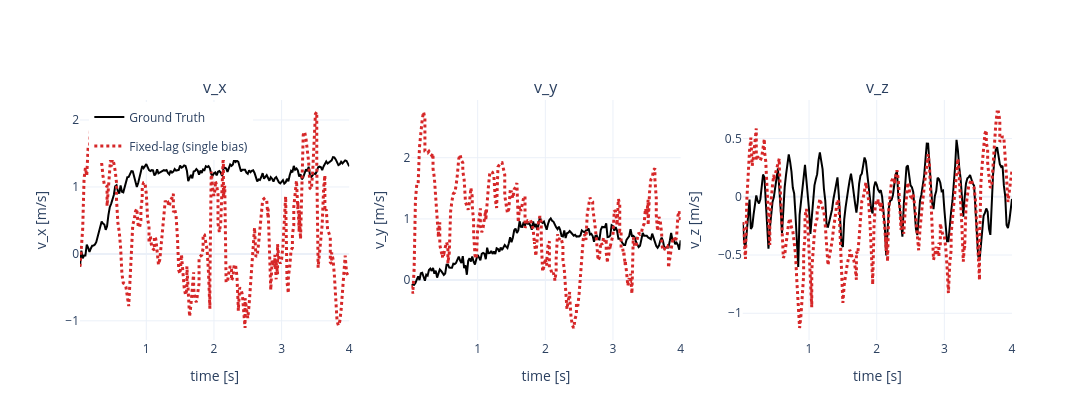

The code cell stored with this chart in its notebook:
### Code cell
fig = make_subplots(rows=1, cols=3, subplot_titles=("v_x", "v_y", "v_z"))
velocity_components = (
    ("vx", "v_x [m/s]"),
    ("vy", "v_y [m/s]"),
    ("vz", "v_z [m/s]"),
)
for col, (field, axis_label) in enumerate(velocity_components, start=1):
    # Plot ground truth first
    if GROUND_TRUTH:
        gt_times = np.array([row["timestamp_s"] for row in GROUND_TRUTH])
        gt_values = np.array([row[field] for row in GROUND_TRUTH])
        fig.add_trace(
            go.Scatter(
                x=gt_times,
                y=gt_values,
                mode="lines",
                name="Ground Truth",
                line=dict(color="black", width=2, dash="solid"),
                legendgroup="gt",
                showlegend=(col == 1),
            ),
            row=1,
            col=col,
        )
    
    # Plot estimator results
    for variant, result in DISPLAY_RESULTS.items():
        trajectory = result["trajectory"]
        times = np.array([row["timestamp_s"] for row in trajectory])
        values = np.array([row[field] for row in trajectory])
        fig.add_trace(
            go.Scatter(
                x=times,
                y=values,
                mode="lines",
                name=LABELS[variant],
                line=dict(color=COLORS[variant], width=3, dash=LINE_STYLES[variant]),
                legendgroup=variant,
                showlegend=(col == 1),
            ),
            row=1,
            col=col,
        )
    fig.update_xaxes(title_text="time [s]", row=1, col=col)
    fig.update_yaxes(title_text=axis_label, row=1, col=col)
fig.update_layout(height=420, width=1200, template="plotly_white", legend=dict(x=0.01, y=0.99))
fig.show()

### Figure 1 — Plotly figure (JSON) as saved in the notebook; plotly's stock layout.template omitted (floating-point values rounded to 4 significant figures; data arrays with more than 128 entries replaced by an {"elided": "..."} marker saying what was removed)
{"data": [{"legendgroup": "gt", "line": {"color": "black", "dash": "solid", "width": 2}, "mode": "lines", "name": "Ground Truth", "showlegend": true, "type": "scatter", "x": {"elided": "200 float values"}, "xaxis": "x", "y": {"elided": "200 float values"}, "yaxis": "y"}, {"legendgroup": "fixed_lag_single_bias", "line": {"color": "#d62728", "dash": "dot", "width": 3}, "mode": "lines", "name": "Fixed-lag (single bias)", "showlegend": true, "type": "scatter", "x": {"elided": "362 float values"}, "xaxis": "x", "y": {"elided": "362 float values"}, "yaxis": "y"}, {"legendgroup": "gt", "line": {"color": "black", "dash": "solid", "width": 2}, "mode": "lines", "name": "Ground Truth", "showlegend": false, "type": "scatter", "x": {"elided": "200 float values"}, "xaxis": "x2", "y": {"elided": "200 float values"}, "yaxis": "y2"}, {"legendgroup": "fixed_lag_single_bias", "line": {"color": "#d62728", "dash": "dot", "width": 3}, "mode": "lines", "name": "Fixed-lag (single bias)", "showlegend": false, "type": "scatter", "x": {"elided": "362 float values"}, "xaxis": "x2", "y": {"elided": "362 float values"}, "yaxis": "y2"}, {"legendgroup": "gt", "line": {"color": "black", "dash": "solid", "width": 2}, "mode": "lines", "name": "Ground Truth", "showlegend": false, "type": "scatter", "x": {"elided": "200 float values"}, "xaxis": "x3", "y": {"elided": "200 float values"}, "yaxis": "y3"}, {"legendgroup": "fixed_lag_single_bias", "line": {"color": "#d62728", "dash": "dot", "width": 3}, "mode": "lines", "name": "Fixed-lag (single bias)", "showlegend": false, "type": "scatter", "x": {"elided": "362 float values"}, "xaxis": "x3", "y": {"elided": "362 float values"}, "yaxis": "y3"}], "layout": {"annotations": [{"font": {"size": 16}, "showarrow": false, "text": "v_x", "x": 0.1444, "xanchor": "center", "xref": "paper", "y": 1, "yanchor": "bottom", "yref": "paper"}, {"font": {"size": 16}, "showarrow": false, "text": "v_y", "x": 0.5, "xanchor": "center", "xref": "paper", "y": 1, "yanchor": "bottom", "yref": "paper"}, {"font": {"size": 16}, "showarrow": false, "text": "v_z", "x": 0.8556, "xanchor": "center", "xref": "paper", "y": 1, "yanchor": "bottom", "yref": "paper"}], "height": 420, "legend": {"x": 0.01, "y": 0.99}, "width": 1200, "xaxis": {"anchor": "y", "domain": [0, 0.2889], "title": {"text": "time [s]"}}, "xaxis2": {"anchor": "y2", "domain": [0.3556, 0.6444], "title": {"text": "time [s]"}}, "xaxis3": {"anchor": "y3", "domain": [0.7111, 1], "title": {"text": "time [s]"}}, "yaxis": {"anchor": "x", "domain": [0, 1], "title": {"text": "v_x [m/s]"}}, "yaxis2": {"anchor": "x2", "domain": [0, 1], "title": {"text": "v_y [m/s]"}}, "yaxis3": {"anchor": "x3", "domain": [0, 1], "title": {"text": "v_z [m/s]"}}}}
